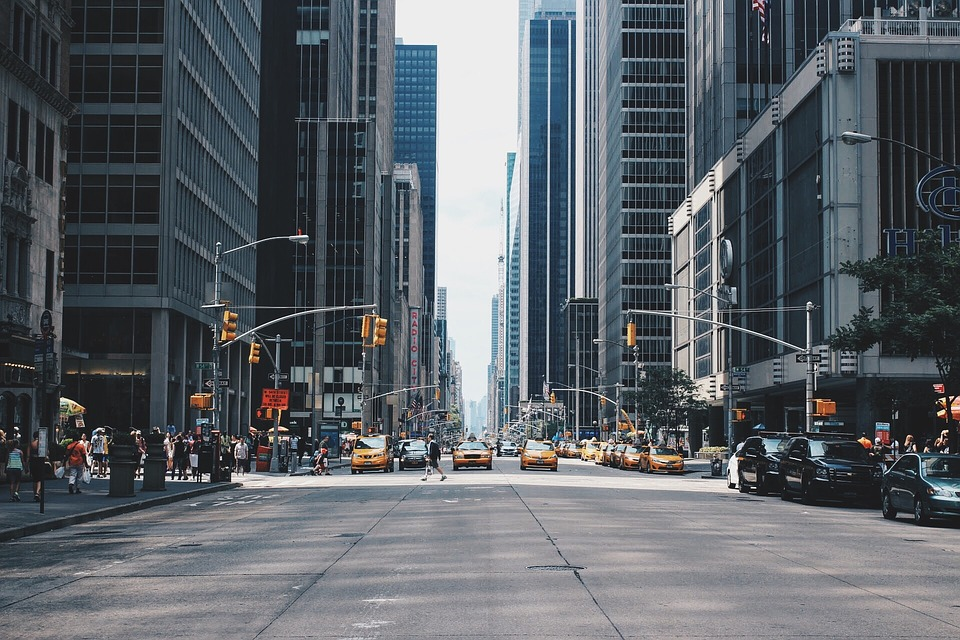
#> input picture pics/city.jpg, 960 x 640 px, found by its file name
$ jupyter execute corruption.ipynb
#> lines starting #> are read from the running program, lines starting #| are printed output that depends on the picture
[cell 1]
import numpy as np
import random
import cv2

[cell 2]
#takes a line of pixels and smears it
def smear(image):

    edit = np.copy(image)

    axis = random.randint(0, 1)

    #vertical
    if axis == 0:
        startCol = random.randint(0, image.shape[1])
        endCol = random.randint(startCol, image.shape[1])

        startRow = random.randint(0, image.shape[0])
        endRow = random.randint(0, image.shape[0])

        line = image[startRow, startCol:endCol]

        for i in range(endRow, startRow):
            edit[i, startCol:endCol] = line


    #horizontal
    else:

        startRow = random.randint(0, image.shape[0])
        endRow = random.randint(startRow, image.shape[0])

        startCol = random.randint(0, image.shape[1])
        endCol = random.randint(0, image.shape[1])

        line = image[startRow:endRow, startCol]

        for i in range(startCol, endCol):
            edit[startRow:endRow, i] = line

    return edit


#start of program
img = cv2.imread('city.jpg')
#> img is the input picture: shape (640, 960, 3); mean B, G, R 103.4, 97.6, 91.7

for i in range(0, 20):
    img = smear(img)
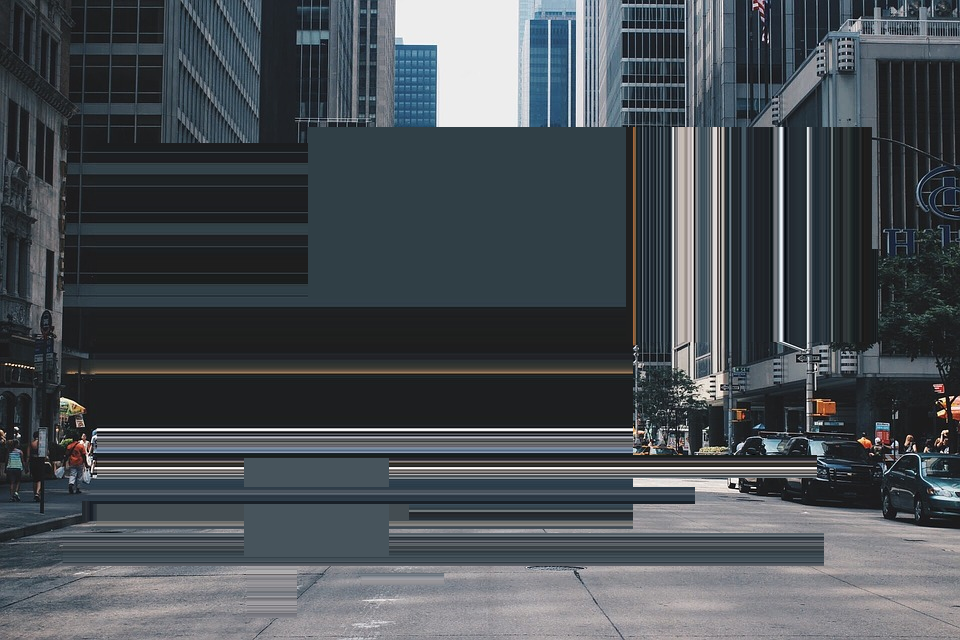
#> img: shape (640, 960, 3); mean B, G, R 84.4, 79.2, 73.1


cv2.imshow('edit', img)
cv2.waitKey(0)
cv2.destroyAllWindows()

#def corrupt(image):


$ run again, with pics/beach.jpg copied over pics/city.jpg
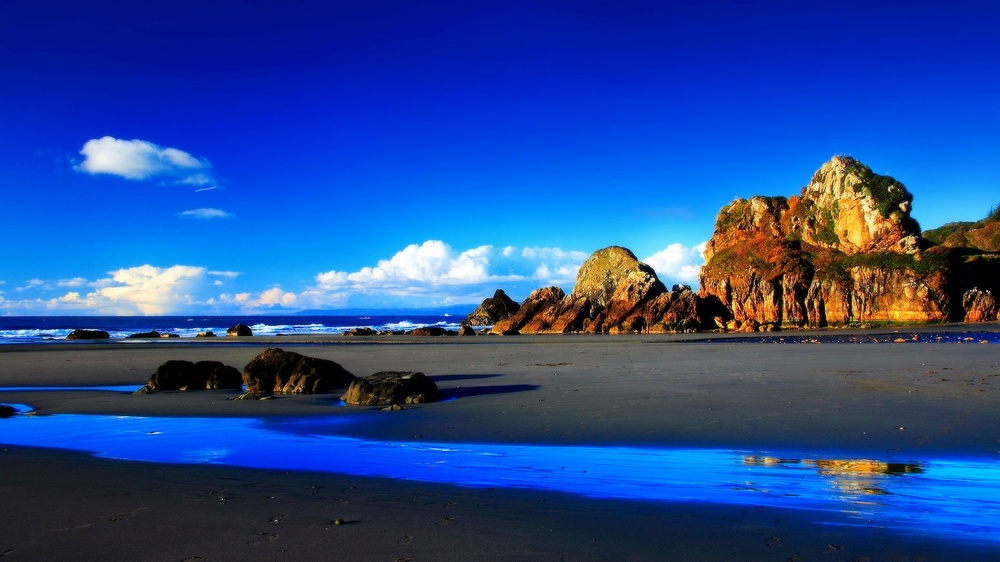
#> input picture pics/beach.jpg, 1000 x 562 px, shrunk from 1920 x 1080 before the run, found by its file name
#> img is the input picture: shape (562, 1000, 3); mean B, G, R 149, 73.1, 35.6
#> the loop `for i in range(0, 20):` made 20 passes
#> pass 3, `img = smear(img)`:
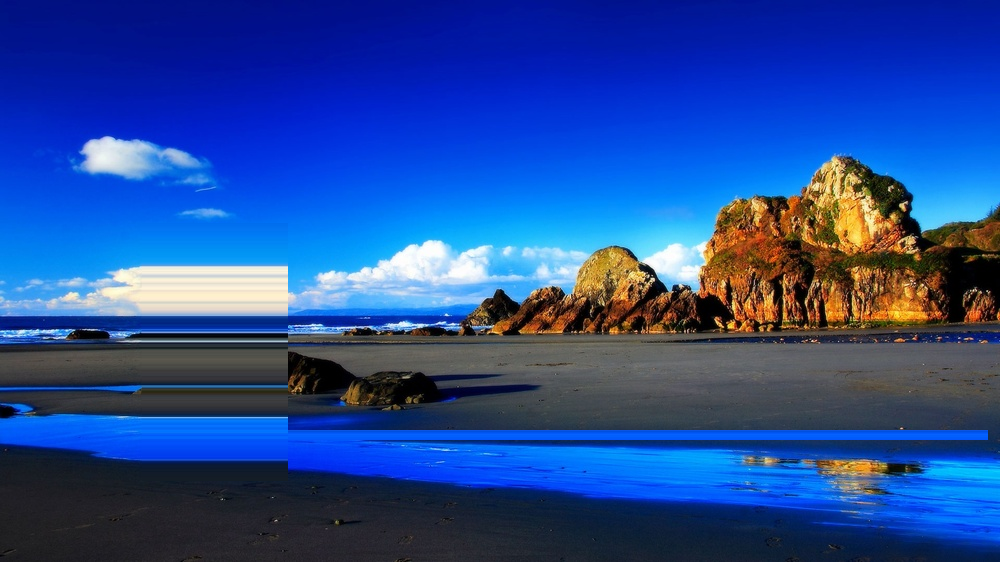
#> img: shape (562, 1000, 3); mean B, G, R 150.9, 74.6, 36.9
#> after the loop `for i in range(0, 20):`:
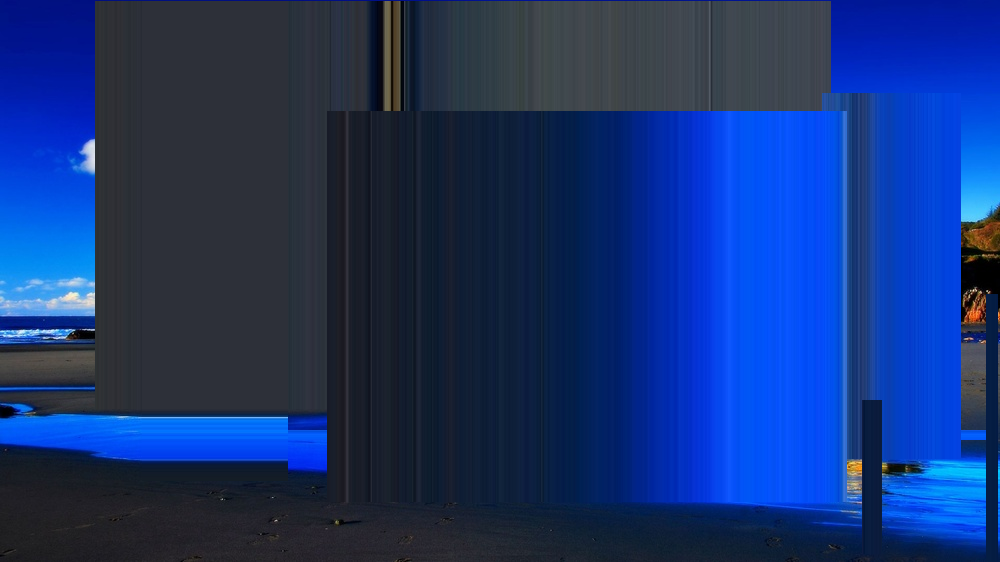
#> img: shape (562, 1000, 3); mean B, G, R 113, 51.7, 23.2

$ run again, with pics/frame.jpg copied over pics/city.jpg
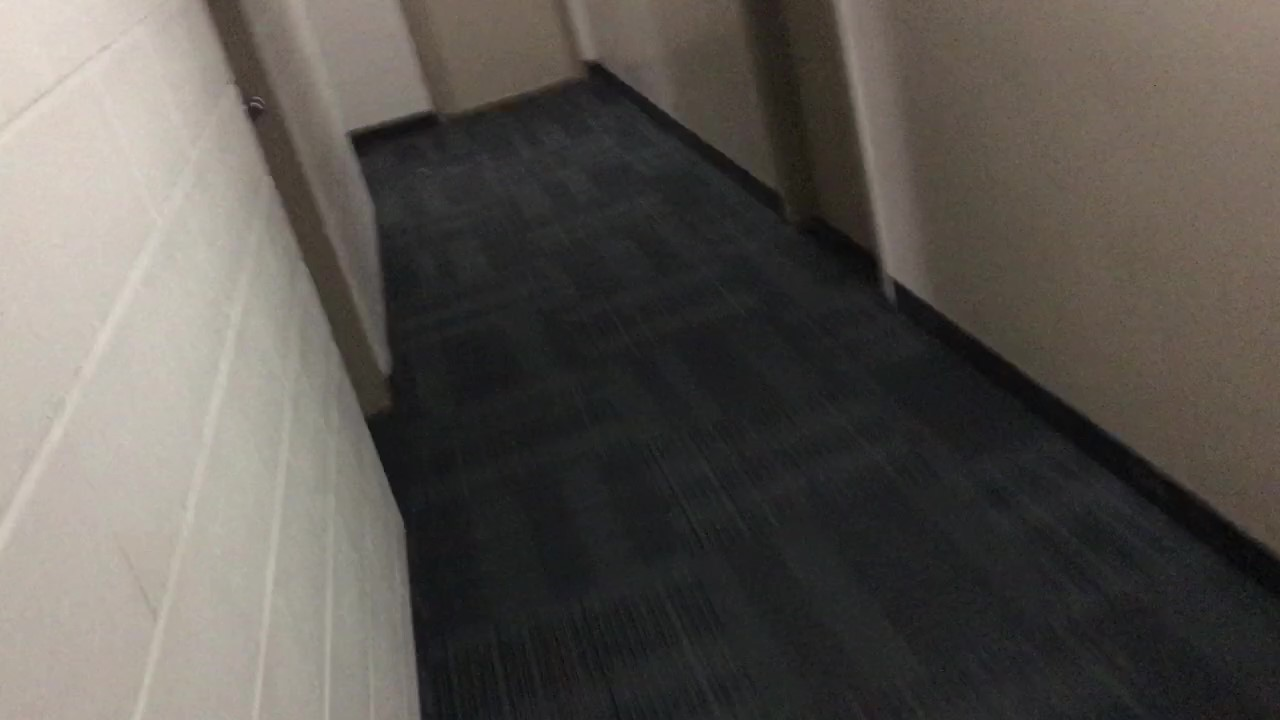
#> input picture pics/frame.jpg, 1280 x 720 px, found by its file name
#> img is the input picture: shape (720, 1280, 3); mean B, G, R 81.1, 86.3, 90.8
#> after the loop `for i in range(0, 20):`:
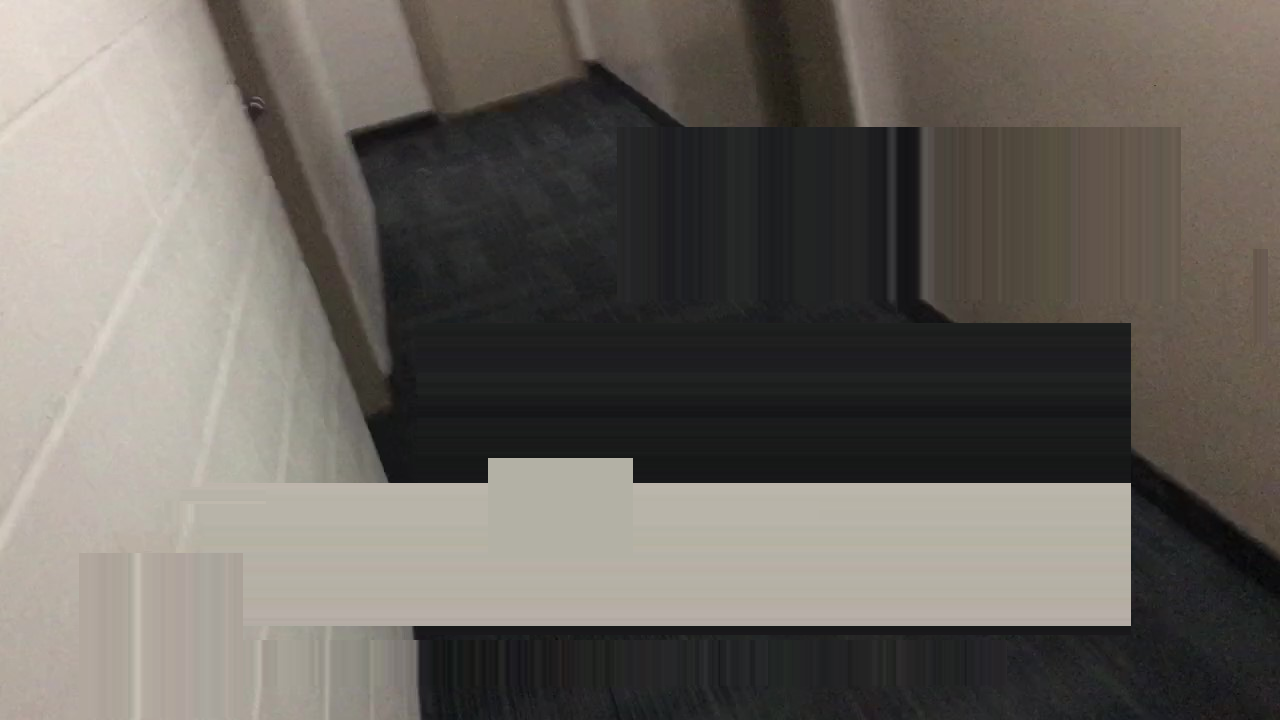
#> img: shape (720, 1280, 3); mean B, G, R 95.7, 101.9, 106.8

$ run again, with pics/sat.jpg copied over pics/city.jpg
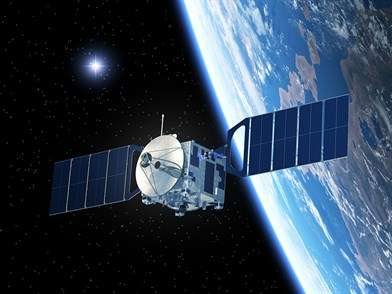
#> input picture pics/sat.jpg, 392 x 294 px, found by its file name
#> img is the input picture: shape (294, 392, 3); mean B, G, R 82.9, 65.8, 50.4
#> after the loop `for i in range(0, 20):`:
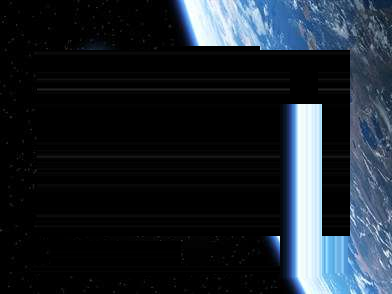
#> img: shape (294, 392, 3); mean B, G, R 44.6, 36.8, 29.3
